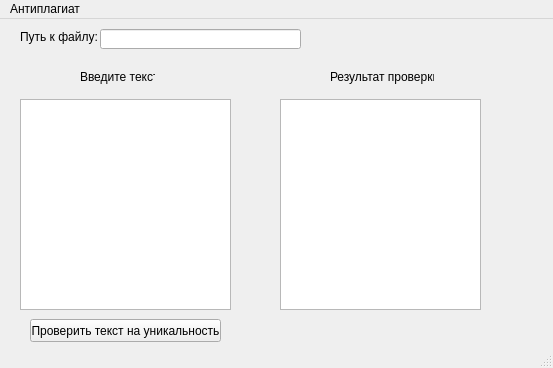
<?xml version="1.0" encoding="UTF-8"?>
<ui version="4.0">
 <class>MainWindow</class>
 <widget class="QMainWindow" name="MainWindow">
  <property name="geometry">
   <rect>
    <x>0</x>
    <y>0</y>
    <width>553</width>
    <height>368</height>
   </rect>
  </property>
  <property name="windowTitle">
   <string>MainWindow</string>
  </property>
  <widget class="QWidget" name="centralwidget">
   <widget class="QLabel" name="label">
    <property name="geometry">
     <rect>
      <x>80</x>
      <y>50</y>
      <width>75</width>
      <height>16</height>
     </rect>
    </property>
    <property name="text">
     <string>Введите текст</string>
    </property>
   </widget>
   <widget class="QLabel" name="label_2">
    <property name="geometry">
     <rect>
      <x>330</x>
      <y>50</y>
      <width>104</width>
      <height>16</height>
     </rect>
    </property>
    <property name="text">
     <string>Результат проверки</string>
    </property>
   </widget>
   <widget class="QTextEdit" name="textEdit">
    <property name="geometry">
     <rect>
      <x>20</x>
      <y>80</y>
      <width>211</width>
      <height>211</height>
     </rect>
    </property>
   </widget>
   <widget class="QTextEdit" name="textEdit_2">
    <property name="geometry">
     <rect>
      <x>280</x>
      <y>80</y>
      <width>201</width>
      <height>211</height>
     </rect>
    </property>
   </widget>
   <widget class="QPushButton" name="pushButton">
    <property name="geometry">
     <rect>
      <x>30</x>
      <y>300</y>
      <width>191</width>
      <height>23</height>
     </rect>
    </property>
    <property name="text">
     <string>Проверить текст на уникальность</string>
    </property>
   </widget>
   <widget class="QLineEdit" name="lineEdit">
    <property name="geometry">
     <rect>
      <x>100</x>
      <y>10</y>
      <width>201</width>
      <height>20</height>
     </rect>
    </property>
   </widget>
   <widget class="QLabel" name="label_3">
    <property name="geometry">
     <rect>
      <x>20</x>
      <y>10</y>
      <width>81</width>
      <height>16</height>
     </rect>
    </property>
    <property name="text">
     <string>Путь к файлу:</string>
    </property>
   </widget>
  </widget>
  <widget class="QMenuBar" name="menubar">
   <property name="geometry">
    <rect>
     <x>0</x>
     <y>0</y>
     <width>553</width>
     <height>21</height>
    </rect>
   </property>
   <widget class="QMenu" name="menu">
    <property name="title">
     <string>Антиплагиат</string>
    </property>
   </widget>
   <addaction name="menu"/>
  </widget>
  <widget class="QStatusBar" name="statusbar"/>
 </widget>
 <resources/>
 <connections/>
</ui>
